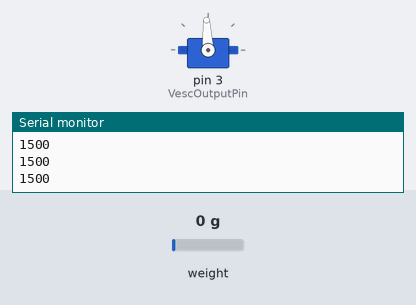
Bench run of a sketch on a simulated Arduino Uno, built with avr-gcc and run on an emulated ATmega328P. On the bench: servo, the last lines printed to the serial monitor. The test bench sets the inputs (shaded band); at power-on: weight on the scale 0 g.

Above: at 8.4 s.
8.5 s: weight on the scale set to 100 g
At 9.3 s:
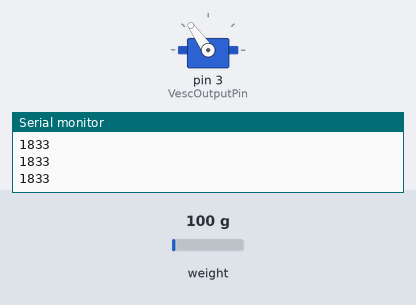
10.0 s: weight on the scale set to 1250 g
At 10.8 s:
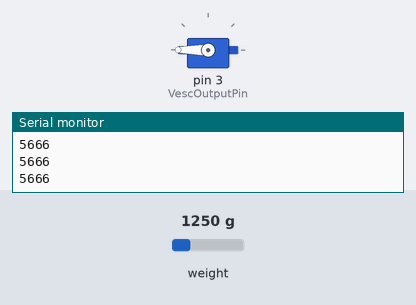
Timing chart, 0 to 13.0 s (numbered marks = the images above; inputs shaded):
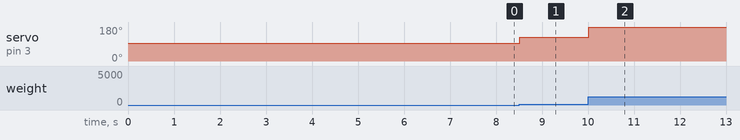

Measured:
- after the input at 8.5 s, servo on pin 3 (VescOutputPin): 93° → 125° at once
- after the input at 10.0 s, servo on pin 3 (VescOutputPin): 125° → 180° at once

The sketch:

balance_controlled_motor.ino
```cpp
#include "HX711.h"
#include <Servo.h>

// TODO:
// Sensoren sind kacke: wir messen nicht Gewichtsverlagerung, sondern wie gut gerade der Fuß im Schuh auf dem Sensor steht. Wenn man mal ne gute Position gefunden hat passts auch ca.
// --> Sensoren mit Platte obendrauf = bessere Gewichtsverteilung, --> Sensoren zwischen Achsen und Board
// Board Bremst zu schnell, das bringt einen aus dem Takt und lässt den Fahrer quasi "aufschwingen":
// --> Bremsen und Beschleunigen asymmetrisch anordnen. Erst Bremsen ab gewissem negativen Wert. Beschleunigen wie gehabt.
// Finetuning Zuordnung von Scalewerten (=val) und Motordutycycle (=duty)
// --> evtl. andere Kennlinie. z.B.: Quadratisch, dass man weniger stark das Gewicht verlagern muss für mehr Beschleunigen
// --> y = -(duty_max_delta/val_max^2) * (val-val_max)^2 + duty_max_delta. Für jede Halbebene (pos und negative val). Für negative dann jeweils beginnend bei -500 und gedreht

// HX711 circuit wiring
const int LOADCELL_DOUT_PIN = 4;
const int LOADCELL_SCK_PIN = 5;
const int SCALE_START = -90;
const int SCALE_END = 90;
const int W_AVG = 1;
int val = 0;
HX711 scale;

// Motor
const uint8_t VescOutputPin = 3;
const int DUTY_START = 1200;
const int DUTY_END = 1800;
const int DUTY_CENTER = 1500;
int duty = DUTY_CENTER;
Servo esc;

void setup() {
  Serial.begin(9600);

  // Motor setup
  esc.attach(VescOutputPin);
  // begin standing still
  esc.writeMicroseconds(DUTY_CENTER);

  // serial setup
  Serial.begin(9600);

  // Sensor setup
  Serial.println("Initializing the scale");
  // Initialize library with data output pin, clock input pin and gain factor.
  // Channel selection is made by passing the appropriate gain:
  // - With a gain factor of 64 or 128, channel A is selected
  // - With a gain factor of 32, channel B is selected
  // By omitting the gain factor parameter, the library
  // default "128" (Channel A) is used here.
  scale.begin(LOADCELL_DOUT_PIN, LOADCELL_SCK_PIN);
  Serial.println("Before setting up the scale:");
  Serial.print("read: \t\t");
  Serial.println(scale.read());      // print a raw reading from the ADC
  Serial.print("read average: \t\t");
  Serial.println(scale.read_average(20));   // print the average of 20 readings from the ADC
  Serial.print("get value: \t\t");
  Serial.println(scale.get_value(5));   // print the average of 5 readings from the ADC minus the tare weight (not set yet)
  Serial.print("get units: \t\t");
  Serial.println(scale.get_units(5), 1);  // print the average of 5 readings from the ADC minus tare weight (not set) divided
            // by the SCALE parameter (not set yet)
  scale.set_scale(2280.f);                      // this value is obtained by calibrating the scale with known weights; see the README for details
  scale.tare();               // reset the scale to 0

  Serial.println("After setting up the scale:");
  Serial.print("read: \t\t");
  Serial.println(scale.read());                 // print a raw reading from the ADC
  Serial.print("read average: \t\t");
  Serial.println(scale.read_average(20));       // print the average of 20 readings from the ADC
  Serial.print("get value: \t\t");
  Serial.println(scale.get_value(5));   // print the average of 5 readings from the ADC minus the tare weight, set with tare()
  Serial.print("get units: \t\t");
  Serial.println(scale.get_units(5), 1);        // print the average of 5 readings from the ADC minus tare weight, divided
            // by the SCALE parameter set with set_scale
  Serial.println("Readings:");
}

void loop() {

  // get sensor value
  val = scale.get_units(W_AVG);

  // set duty cycle
  duty = map(val, SCALE_START, SCALE_END, DUTY_START, DUTY_END);

  Serial.println(duty);

  // run motor
  esc.writeMicroseconds(duty);

//  scale.power_down();             // put the ADC in sleep mode
//  delay(5000);
//  scale.power_up();
}
```
